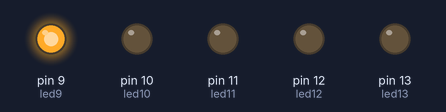
This sketch was run on a simulated Arduino Uno, built with avr-gcc and run on an emulated ATmega328P. On the bench: output pins drawn as LEDs (lit = HIGH).

Above: at 0.05 s.
At 4.95 s:
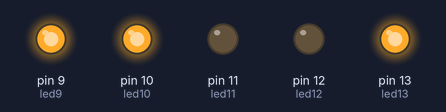
At 9.85 s:
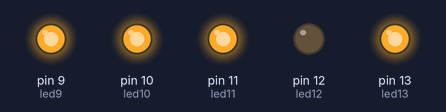
At 20.0 s:
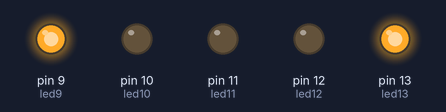
At 39.6 s:
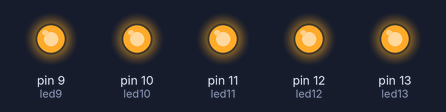
Timing chart, 0 to 40.0 s (numbered marks = the images above):
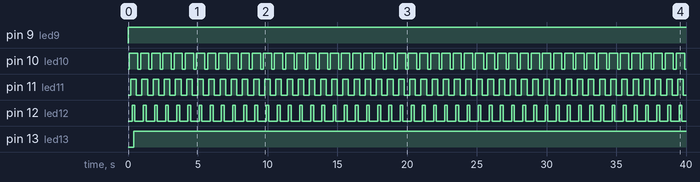

The sketch:

Light_Chaser_program_2.ino
```cpp
// Light chaser Program 2
int led13 = 13; //first we should define all pins
int led12 = 12;
int led11 = 11;
int led10 = 10;
int led9 = 9;

void setup() {
// put your setup code here, to run once:
// secondly we should deside if the are output or input and of course led's are output
pinMode(13,OUTPUT);
pinMode(12,OUTPUT);
pinMode(11,OUTPUT);
pinMode(10,OUTPUT);
pinMode(9,OUTPUT);

}

void loop() {
  // put your main code here, to run repeatedly:
// here we will make the first pin high and the second pin high and so on.
digitalWrite(led9,HIGH);
delay(100);
digitalWrite(led10,HIGH);
delay(100);
digitalWrite(led11,HIGH);
delay(100);
digitalWrite(led12,HIGH);
delay(100);
digitalWrite(led13,HIGH);
delay(100);
digitalWrite(led12,LOW);
delay(100);
digitalWrite(led11,LOW);
delay(100);
digitalWrite(led10,LOW);
delay(100);
/* here we leave pins 12,11,10 in low to give the impression the light is going back and forth
instead of just a continuous line.
*/
}
```

Measured:
- by itself, pin 9 (led9): LOW → HIGH at 0.00 s
- by itself, pin 10 (led10): alternates HIGH for 0.60 s and LOW for 0.20 s
- by itself, pin 11 (led11): alternates HIGH for 0.40 s and LOW for 0.40 s
- by itself, pin 12 (led12): alternates HIGH for 0.20 s and LOW for 0.60 s
- by itself, pin 13 (led13): LOW → HIGH at 0.40 s
